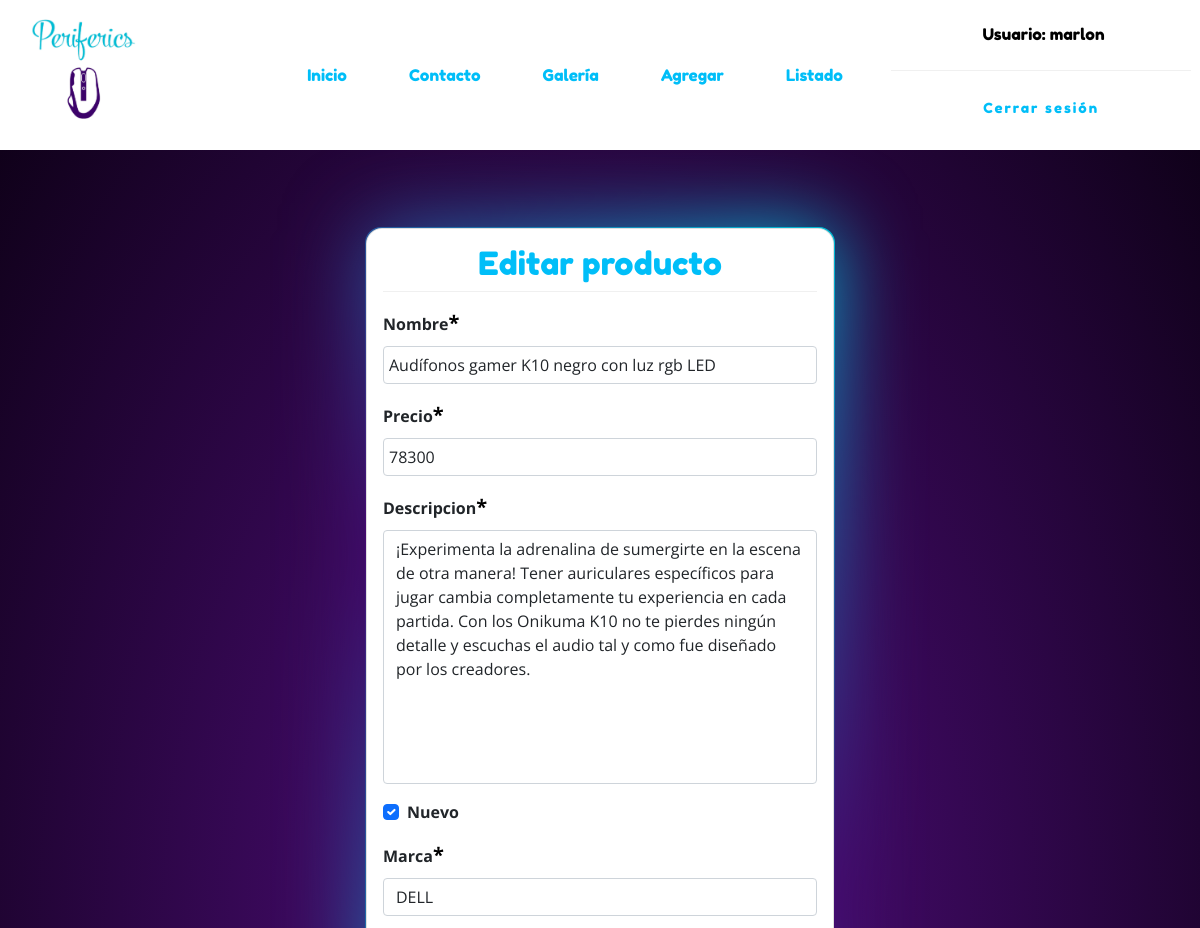
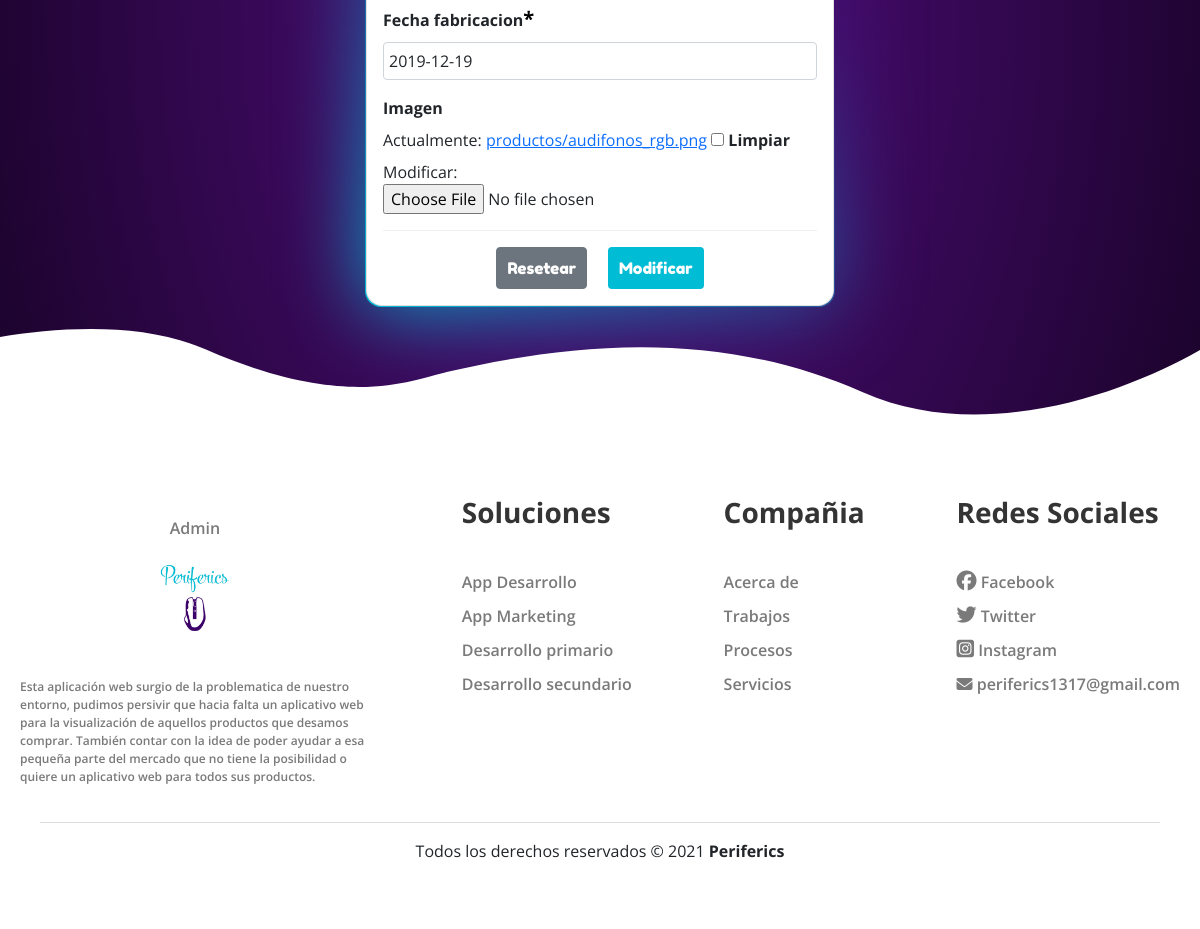
/modificar/32/ (signed in), run on the app's committed database (2 pictures, top to bottom).
### app/models.py (models this page shows, shortened)
class producto(models.Model):
    nombre=models.CharField(max_length=50)
    precio=models.IntegerField()
    descripcion=models.TextField()
    nuevo=models.BooleanField()
    marca=models.ForeignKey(marca, on_delete=models.PROTECT)
    fecha_fabricacion=models.DateField()
    imagen=models.ImageField(upload_to="productos", null="True")

class marca(models.Model):
    nombre= models.CharField(max_length=50)
    def __str__(self):
        return self.nombre

### app/views.py (the view, shortened to what this page needs)
# urls.py: path('modificar/<id>/', modificar_productos, name="modificar"),
@permission_required('add.change_producto')
def modificar_productos(request, id):
    productos = get_object_or_404(producto, id=id)
    data={
        'Form': productoForms(instance=productos)
    }
    return render(request, 'productos/modificar.html', data)

### app/forms.py (shortened to what this page needs)
class productoForms(forms.ModelForm):
    nombre = forms.CharField(min_length=3, max_length=50)
    imagen = forms.ImageField(required=False, validators=[MaxSizeFileValidator(max_file_size=2)])
    precio = forms.IntegerField(min_value=1, max_value=3000000)
    class Meta:
        model= producto
        fields='__all__'
        widgets ={
            "fecha_fabricacion": DatePickerInput(format='%d/%m/%Y')
        }

### app/templates/productos/modificar.html (shortened to what this page needs)
{% extends 'base.html' %}
{% block content %}
{% load crispy_forms_tags %}
<br><br>
<div class="row">
    <div class="col-12 col-md-6 offset-md-3">
        <div class="card">
            <div class="card-body">
                <h2>Editar producto</h2>
                <hr>
                <form action="" method="POST" enctype="multipart/form-data">
                    {{ Form | crispy}}
                    <hr>
                        <div class="d-flex justify-content-center">
                            <input type="reset" value="Resetear" class="btn btn-secondary">
                            <button type="submit" class="btn btn-primary">Modificar</button>
                        </div>
                    </div>
            </div>
        </div>
    </div>
</div>
{% endblock %}

### app/templates/base.html (shortened to what this page needs)
{% load bootstrap4 %}
{% bootstrap_css %}
<!DOCTYPE html>
<html lang="es">
<head>
    <link href="https://cdn.jsdelivr.net/npm/bootstrap@5.0.1/dist/css/bootstrap.min.css" rel="stylesheet">
    {% load static %}
    <link rel="stylesheet" type="text/css" href="{% static 'css/estilos.css' %}">
    {% load pwa %}
</head>
<body>
    <header id="header">
        <div class="contenedor_logo">
            <a href="{% url 'home'%}"><img  class="logo"  src="{% static 'img/logo1.png' %}" alt="logo"></a>
        </div>
            <nav id="bar_nav">
                <ul>
                    <li><button type="button" class="btn btn-outline-info">
                        <a class="eti_menu" href="{% url 'home'%}"> Inicio </a>
                    </button></li>
                    <li><button type="button" class="btn btn-outline-info">
                        <a class="eti_menu" href="{% url 'contacto' %}">Contacto</a>
                    </button></li>
                    <li><button type="button" class="btn btn-outline-info">
                        <a class="eti_menu" href="{% url 'galeria' %}">Galería</a>
                    </button></li>
                    {% if perms.app.add_producto %}
                    <li><button type="button" class="btn btn-outline-info">
                        <a class="eti_menu" href="{% url 'agregar' %}">Agregar</a>
                    </button></li>
                    {% endif %}
                    {% if perms.app.view_producto %}
                    <li><button type="button" class="btn btn-outline-info">
                        <a class="eti_menu" href="{% url 'listar' %}">Listado</a>
                    </button></li>
                    {% endif %}
                </ul>
            </nav>
                <div id="registro">
                    {% if user.is_authenticated %}
                    <div id="contenedor_nombre">
                        <a id="nombre_face" href="#">Usuario: {{user.username}}</a>
                    </div>
                    <br><hr>
                    <div id="cerrar_Sesion">
                            <a href="{% url 'logout' %}" class="btn-neon">
                                Cerrar sesión
                            </a>
                    </div>
                    {% endif%}
                </div>
    </header>
    <div id="contenido">
            {% block content %}
            {% endblock %}
    <footer>
        <div class="container_footer">
            <div class="box_footer">
                <div class="logo">
                    <a href="admin/"><p>Admin</p><img src="../static/img/logo1.png" alt="logito"></a>
                </div>
                <div class="terms">
                <p>
                Esta aplicación web surgio de la problematica de nuestro entorno,
                pudimos persivir que hacia falta un aplicativo web para la visualización
                de aquellos productos que desamos comprar.
                También contar con la idea de poder ayudar a esa pequeña parte del mercado
                que no tiene la posibilidad o quiere un aplicativo web para todos sus productos.
                </p>
                </div>
            </div>
            <div class="box_footer">
                <h3>Soluciones</h3>
                <a href="{% url 'pronto' %}">App Desarrollo</a>
                <a href="{% url 'pronto' %}">App Marketing</a>
                <a href="{% url 'pronto' %}">Desarrollo primario</a>
                <a href="{% url 'pronto' %}">Desarrollo secundario</a>
            </div>
            <div class="box_footer">
                <h3>Compañia</h3>
                <a href="{% url 'pronto' %}">Acerca de</a>
                <a href="{% url 'pronto' %}">Trabajos</a>
                <a href="{% url 'pronto' %}">Procesos</a>
                <a href="{% url 'pronto' %}">Servicios</a>
            </div>
            <div class="box_footer">
                <h3>Redes Sociales</h3>
                <a href="https://www.facebook.com/profile.php?id=100070111897802"><i class="fab fa-facebook"></i> Facebook </a>
                <a href="https://twitter.com/periferics1"><i class="fab fa-twitter"></i> Twitter </a>
                <a href="https://www.instagram.com/perifercis/"><i class="fab fa-instagram-square"></i> Instagram </a>
                <p><i class="fas fa-envelope"></i> periferics1317@gmail.com</p>
            </div>
        </div>
        <div class="box_copyright">
            <hr>
            <p>Todos los derechos reservados &copy 2021
                <b>Periferics</b>
            </p>
        </div>
    </footer>
</body>
</html>

### app/static/css/estilos.css (style rules this page uses)
* { margin:0; padding:0; }
body { *background-image:url(../img/peri_fondo.jpg); *background-size: cover; background: -webkit-radial-gradient(#560e86, #0a0011); font-family: 'Open Sans', sans-serif; margin:0; }
h1,h2 { font-family: Fredoka One; text-align: center; color:#00bef8; }
header { width: 100%; height: 150px; margin-bottom:30px; background-color: #ffffff; display: flex; justify-content: space-around; align-items: center; }
.logo { width: 150px; }
#registro { width: 25%; }
#contenedor_nombre { display:flex; justify-content: space-evenly; align-items: center; }
#contenedor_nombre a { color:black; }
.btn-neon { position:relative; display:inline-block; padding:10px 25px; color:#00bef8; letter-spacing: 2px; font-family: Fredoka One; font-size: 14px; text-decoration:none; overflow:hidden; transition: 0.2s; font-family:Fredoka One; }
#bar_nav ul { margin-left:100px; display:inline-flex; padding:0; margin-bottom:0; }
li { list-style: none; margin:10px; }
.eti_menu { padding:9px 20px; color: #00bef8; *color:#00fcda; text-decoration: none; font-family: Fredoka One; }
.btn { padding: 8px 0; }
.btn-outline-info { border-color:transparent; }
#cerrar_Sesion { display: flex; justify-content: center; align-items: center; }
hr { background-color:#c4c2c2; border:none; height: 1px; margin-top:0; }
#nombre_face { margin-left: 50px; color:white; text-decoration: none; font-family: Fredoka One; }
#contenido { width: 80%; margin:auto; max-width: 1280px; min-height: 100vh; }
.card { border-radius: 1rem; margin-bottom:20px; }
.card-body { position: relative; background-color: #ffffff; border-radius: 1rem; }
.card-body:before { content: ''; position:absolute; top: -2px; left: -2px; right: -2px; bottom: -2px; background:#fff; z-index: -1; border-radius: 1rem; }
.card-body:after { content: ''; position:absolute; top: -2px; left: -2px; right: -2px; bottom: -2px; background:#fff; z-index: -2; filter: blur(40px); border-radius: 1rem; }
.card-body:before, .card-body:after { border-radius: 1rem; background: linear-gradient(220deg, #00bcd4, #460870, #00bcd4); }
footer { width:100%; padding:50px 0px; *background-image:url(../img/footer.svg); *background-size: cover; background-color:rgb(255, 255, 255); -webkit-mask-image: url(../img/footer.svg); mask-image: url(../img/footer.svg); -webkit-mask-size: cover; mask-size:cover; }
.container_footer { display: flex; flex-wrap: wrap; justify-content: space-between; max-width: 1200px; margin:auto; margin-top:100px; }
.box_footer { display:flex; flex-direction: column; padding:20px; }
.box_footer .logo { width:100%; display:flex; justify-content: center; }
.box_footer .logo img { width:100px; }
.box_footer .logo p { text-align:center; }
.box_footer .terms { max-width: 350px; margin-top:20px; font-weight: 500; color:#7a7a7a; font-size:12px; }
.box_footer h3 { margin-bottom: 30px; color: #343434; font-weight: 700; text-align: left; }
.box_footer a { margin-top: 10px; color: #7a7a7a; font-weight:600; text-decoration: none; }
.box_footer a .fab { font-size: 20px; }
.box_footer p { margin-top: 10px; color: #7a7a7a; font-weight:600; }
.box_copyright { max-width:1200px; margin:auto; text-align:center; padding:0 40px; }
.box_copyright hr { border:none; height:1px; background-color: #7a7a7a; }
input[type=text], input[type=email], input[type=number], select, textarea { width: 100%; padding: 5px; }
textarea { resize: none; }
.btn.btn-secondary { font-family: Fredoka One; padding-left: 10px; padding-right: 10px; }
.btn.btn-primary { font-family: Fredoka One; padding-left: 10px; padding-right: 10px; background-color: #00bcd4; border-color:transparent; }
label { font-weight: bold; }
label .asteriskField { color:black; font-size: 20px; }

### data on the page
producto: nombre "Audífonos gamer K10 negro con luz rgb LED", precio "78300", descripcion "¡Experimenta la adrenalina de sumergirte en la escena de otra manera! Tener auriculares específicos para jugar cambia completamente tu experiencia en cada partida. Con los Onikuma K10 no te pierdes ningún detalle y escuchas el audio tal y como fue diseñado por los creadores.", nuevo "☑", marca "DELL", fecha_fabricacion "2019-12-19"

### other printed values
{{ user.username }} "marlon"
